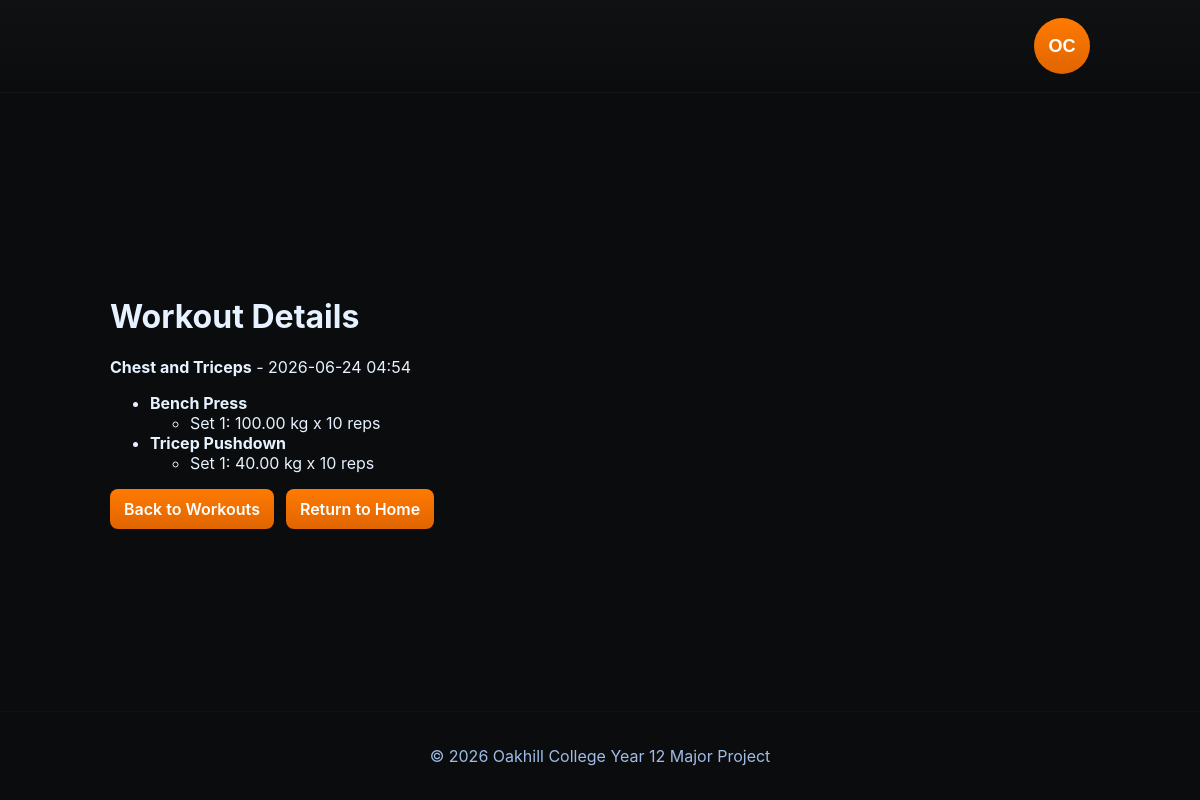
Screenshot of /my_app/workouts/15/ (signed in) with the database file from the repository.
### my_app/models.py (models this page shows, shortened)
class GymSession(models.Model):
    profile = models.ForeignKey('users.Profile', on_delete=models.CASCADE, related_name="sessions")
    session_name = models.CharField(max_length=100, blank=True, null=True)
    session_date = models.DateTimeField()
    notes = models.TextField(blank=True, null=True)
    created_at = models.DateTimeField(auto_now_add=True)
    updated_at = models.DateTimeField(auto_now=True)

class SessionExercise(models.Model):
    session = models.ForeignKey(GymSession, on_delete=models.CASCADE, related_name="session_exercises")
    exercise = models.ForeignKey(Exercise, on_delete=models.CASCADE)
    order_number = models.PositiveIntegerField(default=1)
    notes = models.TextField(blank=True, null=True)
    class Meta:
        ordering = ['order_number']

class Exercise(models.Model):
    exercise_name = models.CharField(max_length=100)
    exercise_type = models.CharField(max_length=50, blank=True, null=True)
    target_muscle_group = models.CharField(max_length=100, blank=True, null=True)
    description = models.TextField(blank=True, null=True)

class ExerciseSet(models.Model):
    session_exercise = models.ForeignKey(SessionExercise, on_delete=models.CASCADE, related_name="sets")
    set_number = models.PositiveIntegerField()
    reps = models.IntegerField(blank=True, null=True)
    weight = models.DecimalField(max_digits=6, decimal_places=2, blank=True, null=True)
    duration_seconds = models.IntegerField(blank=True, null=True)
    distance_metres = models.DecimalField(max_digits=10, decimal_places=2, blank=True, null=True)
    completed = models.BooleanField(default=False)
    class Meta:
        ordering = ['set_number']

### my_app/views.py (the view)
# urls.py: path("workouts/<int:session_id>/", views.workout_detail, name="workout_detail"),
@login_required(login_url="users:login")
def workout_detail(request, session_id):
    session = get_object_or_404(request.user.profile.sessions, id=session_id)
    session_exercises = session.session_exercises.select_related('exercise').prefetch_related('sets')
    return render(request, "my_app/workout_detail.html", {"session": session, "session_exercises": session_exercises})

### my_app/templates/my_app/workout_detail.html
{% extends 'my_app/base.html' %}
{% block content %}
<h1>Workout Details</h1>
<p><strong>{{ session.session_name|default:'Session' }}</strong> - {{ session.session_date|date:'Y-m-d H:i' }}</p>
<ul>
    {% for session_exercise in session_exercises %}
        <li>
            <strong>{{ session_exercise.exercise.exercise_name }}</strong>
            <ul>
                {% for s in session_exercise.sets.all %}
                    <li>Set {{ s.set_number }}: {{ s.weight|default:'-' }} kg x {{ s.reps|default:'-' }} reps</li>
                {% endfor %}
            </ul>
        </li>
    {% empty %}
        <li>No exercises found for this session.</li>
    {% endfor %}
</ul>
<div style="display:flex;gap:12px;">
    <a href="{% url 'my_app:workouts' %}" class="btn secondary">Back to Workouts</a>
    <a href="{% url 'my_app:home' %}" class="btn secondary">Return to Home</a>
</div>
{% endblock %}

### my_app/static/my_app/styles.css (style rules this page uses)
:root { --bg: #0b0c0d; --surface: #0f1113; --muted-surface: #121317; --text: #e6f2ff; --muted-text: #9fbbe6; --accent: #1a73e8; --accent-strong: #0f5ecb; --danger: #ff5252; --radius: 10px; --max-width: 980px; }
* { box-sizing:border-box }
html,body { height:100% }
body { margin:0; background:var(--bg); color:var(--text); font-family:Inter, ui-sans-serif, system-ui, -apple-system, "Segoe UI", Roboto, "Helvetica Neue", Arial; -webkit-font-smoothing:antialiased; -moz-osx-font-smoothing:grayscale; display:flex; flex-direction:column; min-height:100vh; }
button, .btn, input[type="submit"] { background:var(--accent); color:white;border:none;padding:10px 14px;border-radius:8px;cursor:pointer;font-weight:600; }
a { text-decoration:none }
.btn.secondary { background:linear-gradient(180deg,#ff7a00,#e06500);color:#fff;border:none }

### rows the page displays
GymSession: session_name "Chest and Triceps", session_date "2026-06-24 04:54"
SessionExercise: exercise.exercise_name "Bench Press"
ExerciseSet: set_number "1", weight "100.00", reps "10"
SessionExercise: exercise.exercise_name "Tricep Pushdown"
ExerciseSet: set_number "1", weight "40.00", reps "10"
